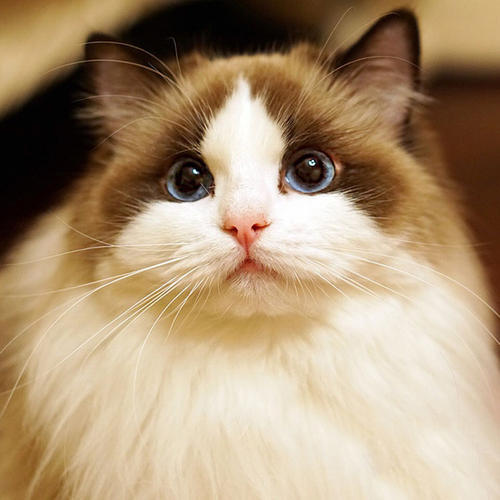
#> input picture pictures/cat.jpg, 500 x 500 px
$ jupyter execute model_match.ipynb
#> lines starting #> are read from the running program, lines starting #| are printed output that depends on the picture; after the words box and inside, x2 and y2 are one past the last pixel; in counts of white or black regions, pixels touching at a corner belong together
[cell 1]
import cv2
cat=cv2.imread("pictures/cat.jpg",1)
#> cat is the input picture: shape (500, 500, 3); mean B, G, R 117.4, 147.4, 171.4
cat=cv2.cvtColor(cat,cv2.COLOR_BGR2GRAY)
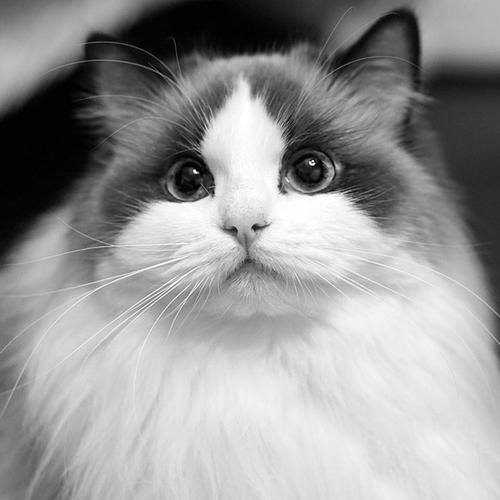
#> cat: shape (500, 500); min 0, max 255, mean 151.2
img=cat.copy()
cutted=cat[13:300,78:430]
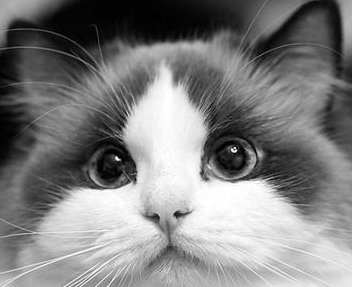
#> cutted: shape (287, 352); min 0, max 255, mean 128.5
w,h=cutted.shape[::-1]
#> w = 352; h = 287
i=1
methods=["cv2.TM_CCOEFF","cv2.TM_CCOEFF_NORMED","cv2.TM_CCORR","cv2.TM_CCORR_NORMED"]
print(cutted.shape)
#| (287, 352)
for meth in methods:
    i=i+2
    img2=img.copy()
    method=eval(meth)
    res=cv2.matchTemplate(img,cutted,method)
    min_val,max_val,min_loc,max_loc=cv2.minMaxLoc(res)
    if method in [cv2.TM_SQDIFF,cv2.TM_SQDIFF_NORMED]:
        top_left=min_loc
    else:
        top_left=max_loc
    bottom_right=(top_left[0]+w,top_left[1]+h)
    cv2.rectangle(img,top_left,bottom_right,255,2)
    cv2.imshow(meth,img)
#> this loop made 4 passes
#> (min_val, max_val, min_loc, top_left, bottom_right) on passes 1 to 4: (19243264, 560922304, (113, 203), (78, 13), (430, 300)), (0.075, 0.951, (112, 203), (78, 13), (430, 300)), (1.69e+09, 2.76e+09, (0, 0), (133, 213), (485, 500)), (0.79, 0.987, (0, 0), (78, 13), (430, 300))
#> pass 1, `res=cv2.matchTemplate(img,cutted,method)`:
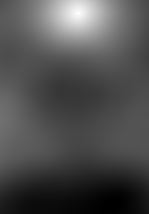
#> res: shape (214, 149) float32; min 19243264, max 560922304, mean 186808528; drawn with min black and max white
#> pass 3, `res=cv2.matchTemplate(img,cutted,method)`:
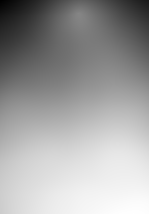
#> res: shape (214, 149) float32; min 1.69e+09, max 2.76e+09, mean 2.36e+09; drawn with min black and max white
#> after the loop:
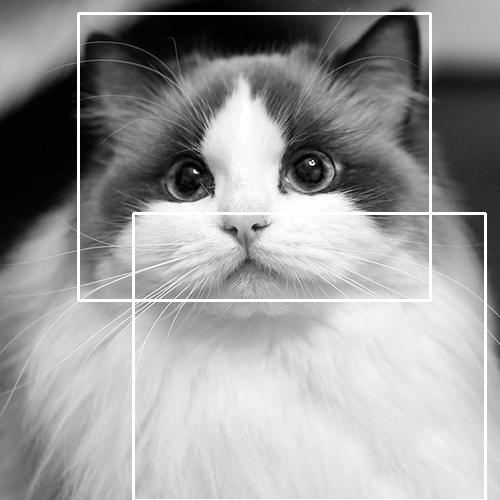
#> img: shape (500, 500); 2.77% of pixels changed, all inside (x1, y1, x2, y2) = (77, 12, 487, 500)
#> after the loop:
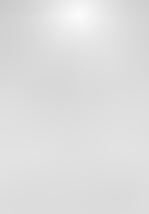
#> res: shape (214, 149) float32; min 0.79, max 0.987, mean 0.872
#> after the loop, i = 9
cv2.waitKey(0)
cv2.destroyAllWindows()

[cell 2]
#自适应直方图均衡化
import cv2
import numpy as np
import matplotlib.pyplot as plt
img=cv2.imread("pictures/cat.jpg",0)
#> img: shape (500, 500); min 0, max 255, mean 151.1
clahe=cv2.createCLAHE(clipLimit=2.0,tileGridSize=(8,8))
res_clahe=clahe.apply(img)
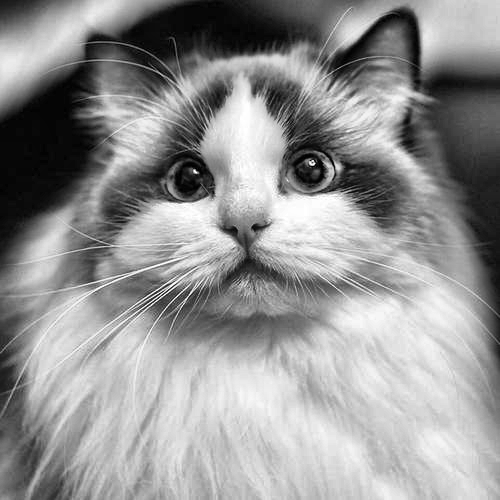
#> res_clahe: shape (500, 500); min 0, max 255, mean 147.5
res=np.hstack((img,res_clahe))
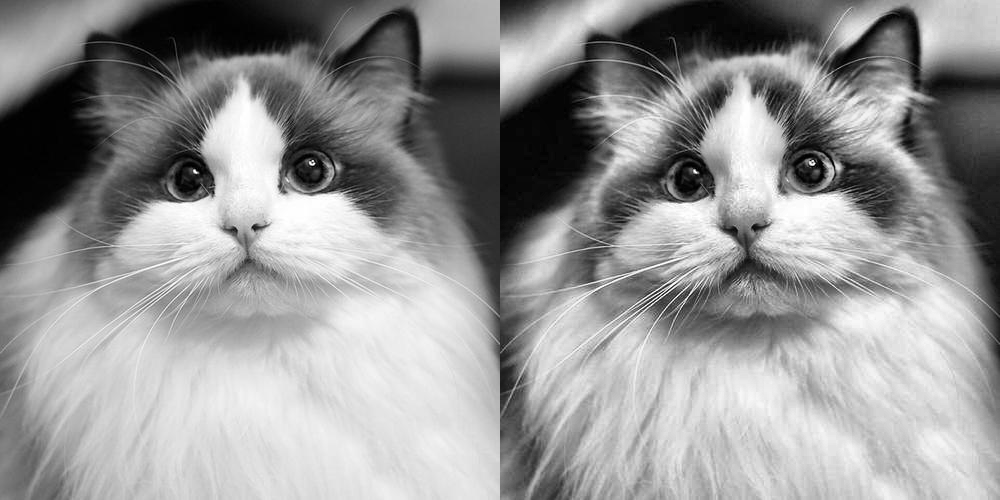
#> res: shape (500, 1000); min 0, max 255, mean 149.3
cv2.imshow("",res)
cv2.waitKey(0)
cv2.destroyAllWindows()

[cell 3]
import cv2
import numpy as np
import matplotlib.pyplot as plt
img=cv2.imread("pictures/cat.jpg",0)
equ=cv2.equalizeHist(img)
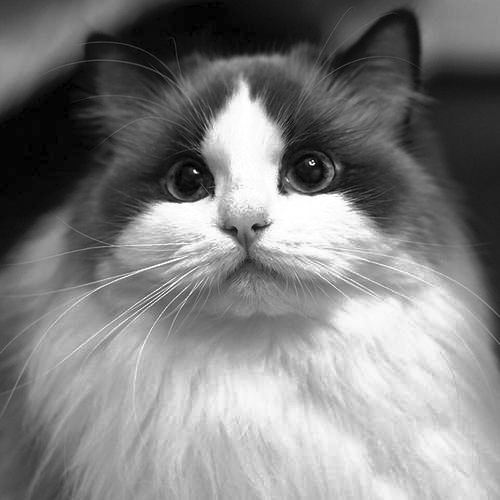
#> equ: shape (500, 500); min 0, max 255, mean 128.1
cv2.imshow("origin vs equ",np.hstack((img,equ)))
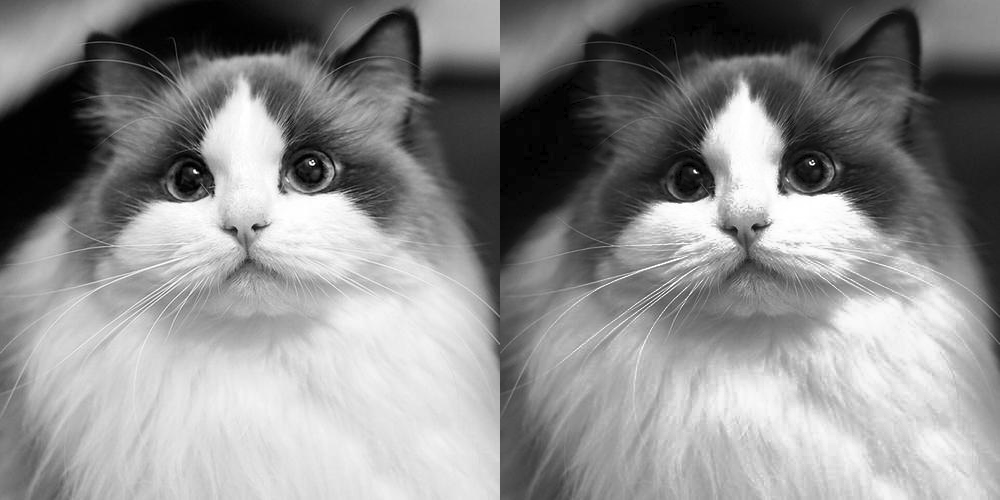
#> window 'origin vs equ': shape (500, 1000); min 0, max 255, mean 139.6
cv2.waitKey(0)
cv2.destroyAllWindows()

$ run again, with pictures/Buttler.jpg copied over pictures/cat.jpg
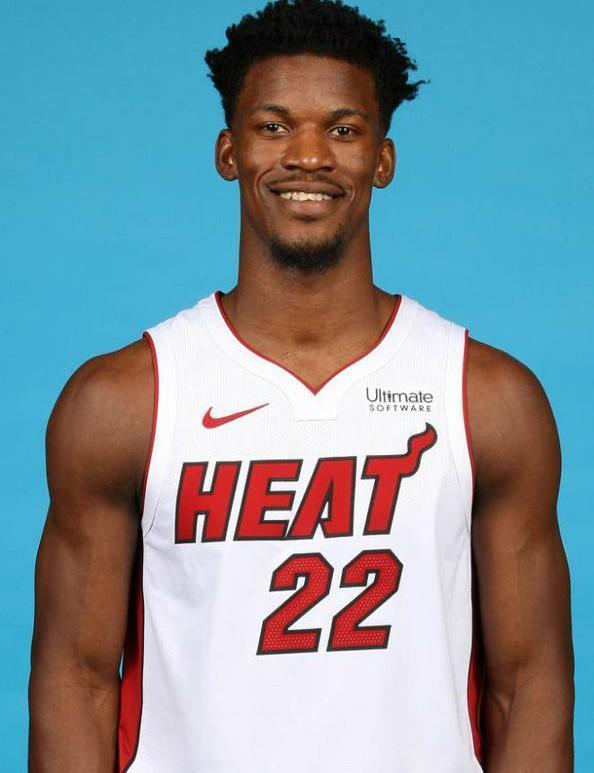
#> input picture pictures/Buttler.jpg, 594 x 773 px
#> cat is the input picture: shape (773, 594, 3); mean B, G, R 157.1, 147.9, 127.3
#> cat: shape (773, 594)
#| (287, 352)
#> the loop `for meth in methods:` made 4 passes
#> (min_val, max_val, min_loc, top_left, bottom_right) on passes 1 to 4: (-199474816, 235210752, (3, 371), (78, 13), (430, 300)), (-0.524, 0.933, (1, 370), (78, 13), (430, 300)), (1.17e+09, 2.15e+09, (217, 0), (120, 486), (472, 773)), (0.716, 0.988, (4, 371), (78, 13), (430, 300))
#> after the loop `for meth in methods:`: i = 9
#> `cv2.imshow("origin vs equ",np.hstack((img,equ)))`:
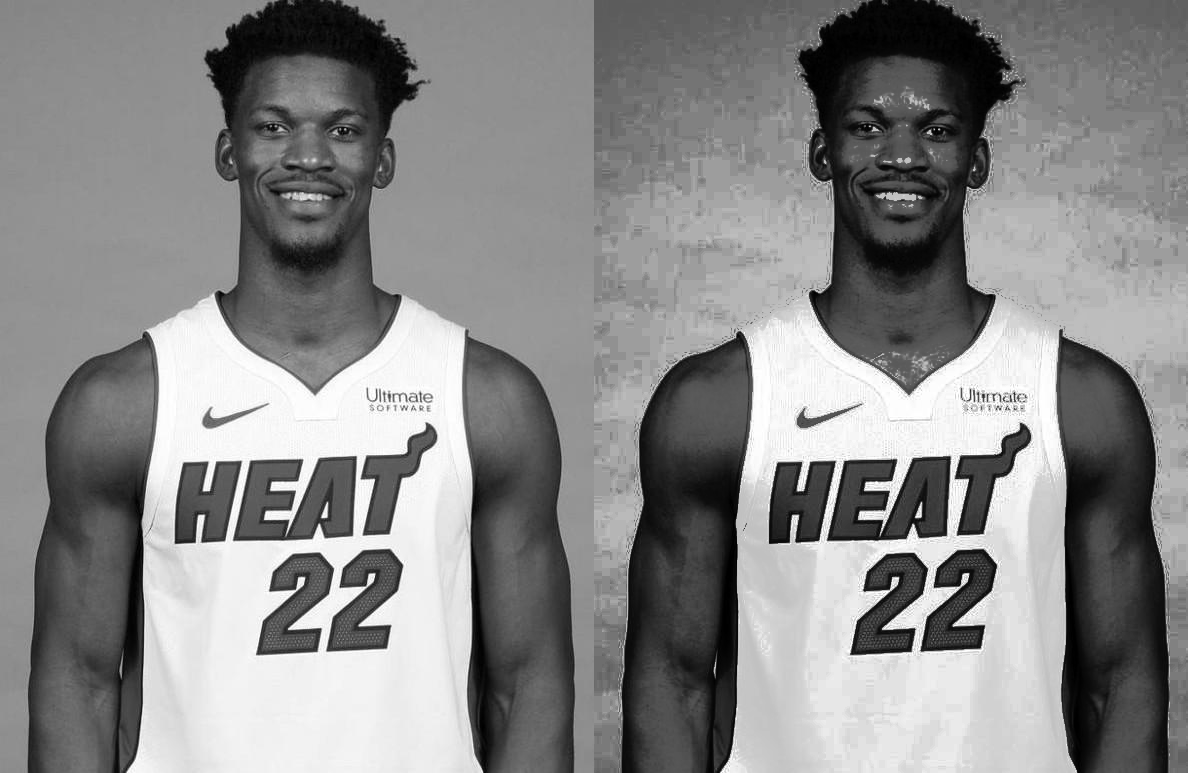
#> window 'origin vs equ': shape (773, 1188); min 0, max 255, mean 136
